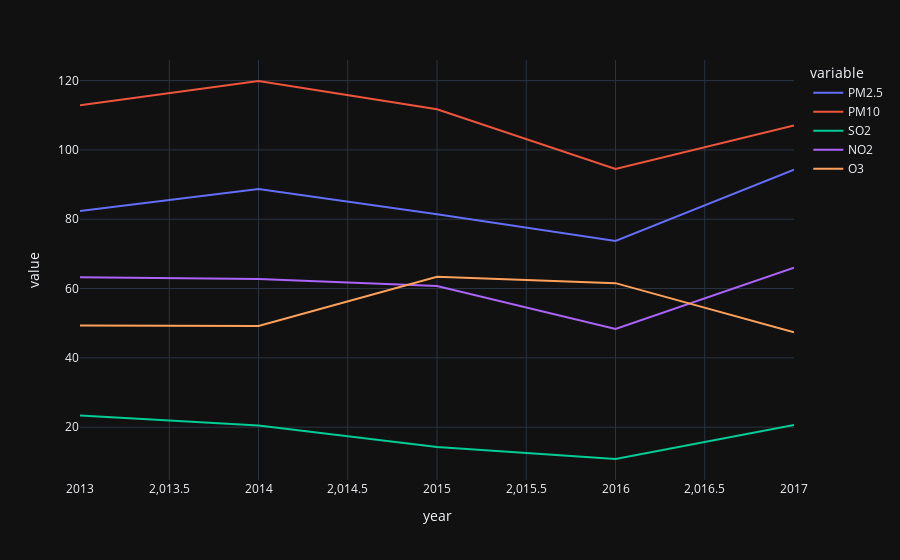

Source (notebook cell):
### Markdown cell above
### Pertanyaan 1:

### Code cell
df_1 = df[df["station"]=="Aotizhongxin"].groupby("year").mean().reset_index()
df1_long1=pd.melt(df_1, id_vars=['year'], value_vars=["PM2.5","PM10","SO2","NO2","O3"])
fig = px.line(df1_long1, x="year", y="value", color="variable")
fig

### Figure 1 — Plotly figure (JSON) as saved in the notebook; plotly's stock layout.template omitted (floating-point values rounded to 4 significant figures)
{"data": [{"hovertemplate": "variable=PM2.5<br>year=%{x}<br>value=%{y}<extra></extra>", "legendgroup": "PM2.5", "line": {"color": "#636efa", "dash": "solid"}, "marker": {"symbol": "circle"}, "mode": "lines", "name": "PM2.5", "orientation": "v", "showlegend": true, "type": "scatter", "x": [2013, 2014, 2015, 2016, 2017], "xaxis": "x", "y": [82.35, 88.73, 81.45, 73.72, 94.31], "yaxis": "y"}, {"hovertemplate": "variable=PM10<br>year=%{x}<br>value=%{y}<extra></extra>", "legendgroup": "PM10", "line": {"color": "#EF553B", "dash": "solid"}, "marker": {"symbol": "circle"}, "mode": "lines", "name": "PM10", "orientation": "v", "showlegend": true, "type": "scatter", "x": [2013, 2014, 2015, 2016, 2017], "xaxis": "x", "y": [112.9, 119.9, 111.7, 94.5, 107.1], "yaxis": "y"}, {"hovertemplate": "variable=SO2<br>year=%{x}<br>value=%{y}<extra></extra>", "legendgroup": "SO2", "line": {"color": "#00cc96", "dash": "solid"}, "marker": {"symbol": "circle"}, "mode": "lines", "name": "SO2", "orientation": "v", "showlegend": true, "type": "scatter", "x": [2013, 2014, 2015, 2016, 2017], "xaxis": "x", "y": [23.36, 20.48, 14.29, 10.82, 20.67], "yaxis": "y"}, {"hovertemplate": "variable=NO2<br>year=%{x}<br>value=%{y}<extra></extra>", "legendgroup": "NO2", "line": {"color": "#ab63fa", "dash": "solid"}, "marker": {"symbol": "circle"}, "mode": "lines", "name": "NO2", "orientation": "v", "showlegend": true, "type": "scatter", "x": [2013, 2014, 2015, 2016, 2017], "xaxis": "x", "y": [63.29, 62.74, 60.74, 48.36, 66.02], "yaxis": "y"}, {"hovertemplate": "variable=O3<br>year=%{x}<br>value=%{y}<extra></extra>", "legendgroup": "O3", "line": {"color": "#FFA15A", "dash": "solid"}, "marker": {"symbol": "circle"}, "mode": "lines", "name": "O3", "orientation": "v", "showlegend": true, "type": "scatter", "x": [2013, 2014, 2015, 2016, 2017], "xaxis": "x", "y": [49.35, 49.17, 63.42, 61.55, 47.39], "yaxis": "y"}], "layout": {"legend": {"title": {"text": "variable"}, "tracegroupgap": 0}, "margin": {"t": 60}, "xaxis": {"anchor": "y", "domain": [0, 1], "title": {"text": "year"}}, "yaxis": {"anchor": "x", "domain": [0, 1], "title": {"text": "value"}}}}
